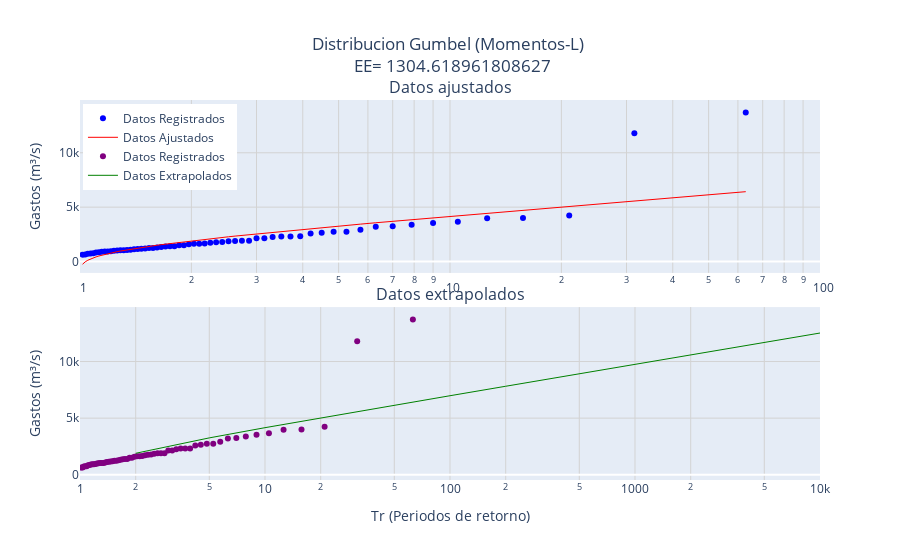

Notebook source saved alongside this figure:
### Code cell
# Gráficos html Momentos L
# Crear subplots
#titulo0 = "Distribucion Gumbel (Momentos) <br>EE= " + str(EEMom)
titulo1 = "Distribucion Gumbel (Momentos-L) <br> EE= " + str(EEMomL)
fig = make_subplots(rows=2, 
                    cols=1, 
                    shared_xaxes=False, 
                    vertical_spacing=0.09, 
                    subplot_titles=("Datos ajustados", "Datos extrapolados"))
# Gráfico 1: Datos Registrados (Scatter) y Datos Ajustados (Línea)
fig.add_trace(go.Scatter(x=tR, 
                         y=dReg, 
                         mode='markers', 
                         name='Datos Registrados', 
                         #alpha=.4, 
                         marker=dict(color='blue')), 
              row=1, col=1)
fig.add_trace(go.Scatter(x=tR, 
                         y=dAjustMax, 
                         mode='lines', 
                         name='Datos Ajustados', 
                         line=dict(color='red', width=1)), 
              row=1, col=1)

fig.add_trace(go.Scatter(x=tR, 
                         y=dReg,
                         mode='markers', 
                         name='Datos Registrados', 
                         #alpha=.4, 
                         marker=dict(color='purple')), 
              row=2, col=1)
fig.add_trace(go.Scatter(x=dTrExtrap, 
                         y=dExtrapMax, 
                         mode='lines', 
                         name='Datos Extrapolados', 
                         line=dict(color='green', 
                         width=1)), 
              row=2, col=1)

# Configurar el layout
fig.update_layout(
    title_text=titulo1,
    title_x=0.5,  # Centra el título
    #xaxis_type="log",  # Eje x semilogarítmico
    #yaxis_title="Gastos (m³/s)",
    showlegend=True,
    legend=dict(x=0.004, y=0.99)) # posición de la leyenda

# Configurar ambos ejes x como logarítmicos
fig.update_xaxes(type="log", 
                 range=[0, 2], 
                 showgrid=True, 
                 gridcolor='lightgray', 
                 row=1, col=1)  # Eje x de la primera fila
fig.update_xaxes(type="log", 
                 range=[0, 4], 
                 title="Tr (Periodos de retorno)", 
                 showgrid=True, 
                 gridcolor='lightgray', 
                 row=2, col=1)  # Eje x de la segunda fila
fig.update_yaxes(title_text="Gastos (m³/s)", 
                 showgrid=True, 
                 gridcolor='lightgray', 
                 row=1, col=1)
fig.update_yaxes(title_text="Gastos (m³/s)", 
                 showgrid=True, 
                 gridcolor='lightgray', 
                 row=2, col=1)

fig.show()

### Figure 1 — Plotly figure (JSON) as saved in the notebook; plotly's stock layout.template omitted (floating-point values rounded to 4 significant figures)
{"data": [{"marker": {"color": "blue"}, "mode": "markers", "name": "Datos Registrados", "type": "scatter", "x": [63, 31.5, 21, 15.75, 12.6, 10.5, 9, 7.875, 7, 6.3, 5.727, 5.25, 4.846, 4.5, 4.2, 3.938, 3.706, 3.5, 3.316, 3.15, 3, 2.864, 2.739, 2.625, 2.52, 2.423, 2.333, 2.25, 2.172, 2.1, 2.032, 1.969, 1.909, 1.853, 1.8, 1.75, 1.703, 1.658, 1.615, 1.575, 1.537, 1.5, 1.465, 1.432, 1.4, 1.37, 1.34, 1.312, 1.286, 1.26, 1.235, 1.212, 1.189, 1.167, 1.145, 1.125, 1.105, 1.086, 1.068, 1.05, 1.033, 1.016], "xaxis": "x", "y": [13713, 11800, 4235, 3992, 3979, 3662, 3533, 3388, 3245, 3205, 2917, 2747, 2734, 2654, 2583, 2319, 2311, 2310, 2248, 2150, 2133, 1899, 1899, 1894, 1861, 1797, 1771, 1716, 1652, 1640, 1631, 1598, 1507, 1494, 1397, 1395, 1371, 1332, 1288, 1244, 1232, 1202, 1173, 1157, 1131, 1087, 1049, 1030, 1030, 1014, 995, 954, 925, 922, 907, 852, 832, 751, 743, 720, 652, 632], "yaxis": "y"}, {"line": {"color": "red", "width": 1}, "mode": "lines", "name": "Datos Ajustados", "type": "scatter", "x": [63, 31.5, 21, 15.75, 12.6, 10.5, 9, 7.875, 7, 6.3, 5.727, 5.25, 4.846, 4.5, 4.2, 3.938, 3.706, 3.5, 3.316, 3.15, 3, 2.864, 2.739, 2.625, 2.52, 2.423, 2.333, 2.25, 2.172, 2.1, 2.032, 1.969, 1.909, 1.853, 1.8, 1.75, 1.703, 1.658, 1.615, 1.575, 1.537, 1.5, 1.465, 1.432, 1.4, 1.37, 1.34, 1.312, 1.286, 1.26, 1.235, 1.212, 1.189, 1.167, 1.145, 1.125, 1.105, 1.086, 1.068, 1.05, 1.033, 1.016], "xaxis": "x", "y": [6422.0, 5580.0, 5083.0, 4728.0, 4449.0, 4220.0, 4025.0, 3854.0, 3701.0, 3564.0, 3438.0, 3323.0, 3215.0, 3114.0, 3020.0, 2930.0, 2845.0, 2764.0, 2686.0, 2612.0, 2540.0, 2471.0, 2403.0, 2338.0, 2275.0, 2213.0, 2153.0, 2094.0, 2036.0, 1979.0, 1923.0, 1868.0, 1814.0, 1761.0, 1707.0, 1655.0, 1602.0, 1550.0, 1498.0, 1447.0, 1395.0, 1343.0, 1291.0, 1238.0, 1185.0, 1131.0, 1077.0, 1022.0, 965.4, 907.7, 848.2, 786.8, 723.0, 656.1, 585.5, 510.2, 428.8, 339.1, 237.7, 118.5, -31.67, -251.6], "yaxis": "y"}, {"marker": {"color": "purple"}, "mode": "markers", "name": "Datos Registrados", "type": "scatter", "x": [63, 31.5, 21, 15.75, 12.6, 10.5, 9, 7.875, 7, 6.3, 5.727, 5.25, 4.846, 4.5, 4.2, 3.938, 3.706, 3.5, 3.316, 3.15, 3, 2.864, 2.739, 2.625, 2.52, 2.423, 2.333, 2.25, 2.172, 2.1, 2.032, 1.969, 1.909, 1.853, 1.8, 1.75, 1.703, 1.658, 1.615, 1.575, 1.537, 1.5, 1.465, 1.432, 1.4, 1.37, 1.34, 1.312, 1.286, 1.26, 1.235, 1.212, 1.189, 1.167, 1.145, 1.125, 1.105, 1.086, 1.068, 1.05, 1.033, 1.016], "xaxis": "x2", "y": [13713, 11800, 4235, 3992, 3979, 3662, 3533, 3388, 3245, 3205, 2917, 2747, 2734, 2654, 2583, 2319, 2311, 2310, 2248, 2150, 2133, 1899, 1899, 1894, 1861, 1797, 1771, 1716, 1652, 1640, 1631, 1598, 1507, 1494, 1397, 1395, 1371, 1332, 1288, 1244, 1232, 1202, 1173, 1157, 1131, 1087, 1049, 1030, 1030, 1014, 995, 954, 925, 922, 907, 852, 832, 751, 743, 720, 652, 632], "yaxis": "y2"}, {"line": {"color": "green", "width": 1}, "mode": "lines", "name": "Datos Extrapolados", "type": "scatter", "x": [2, 5, 10, 20, 50, 100, 200, 500, 1000, 2000, 5000, 10000], "xaxis": "x2", "y": [1896.0, 3257.0, 4158.0, 5023.0, 6142.0, 6981.0, 7816.0, 8919.0, 9752.0, 10580.0, 11690.0, 12520.0], "yaxis": "y2"}], "layout": {"annotations": [{"font": {"size": 16}, "showarrow": false, "text": "Datos ajustados", "x": 0.5, "xanchor": "center", "xref": "paper", "y": 1, "yanchor": "bottom", "yref": "paper"}, {"font": {"size": 16}, "showarrow": false, "text": "Datos extrapolados", "x": 0.5, "xanchor": "center", "xref": "paper", "y": 0.455, "yanchor": "bottom", "yref": "paper"}], "autosize": true, "legend": {"x": 0.004, "y": 0.99}, "showlegend": true, "title": {"text": "Distribucion Gumbel (Momentos-L) <br> EE= 1304.618961808627", "x": 0.5}, "xaxis": {"anchor": "y", "domain": [0, 1], "gridcolor": "lightgray", "range": [0, 2], "showgrid": true, "type": "log"}, "xaxis2": {"anchor": "y2", "domain": [0, 1], "gridcolor": "lightgray", "range": [0, 4], "showgrid": true, "title": {"text": "Tr (Periodos de retorno)"}, "type": "log"}, "yaxis": {"anchor": "x", "autorange": true, "domain": [0.545, 1], "gridcolor": "lightgray", "range": [-1069.0, 15280.0], "showgrid": true, "title": {"text": "Gastos (m³/s)"}, "type": "linear"}, "yaxis2": {"anchor": "x2", "autorange": true, "domain": [0, 0.455], "gridcolor": "lightgray", "range": [-917.9, 15260.0], "showgrid": true, "title": {"text": "Gastos (m³/s)"}, "type": "linear"}}}
